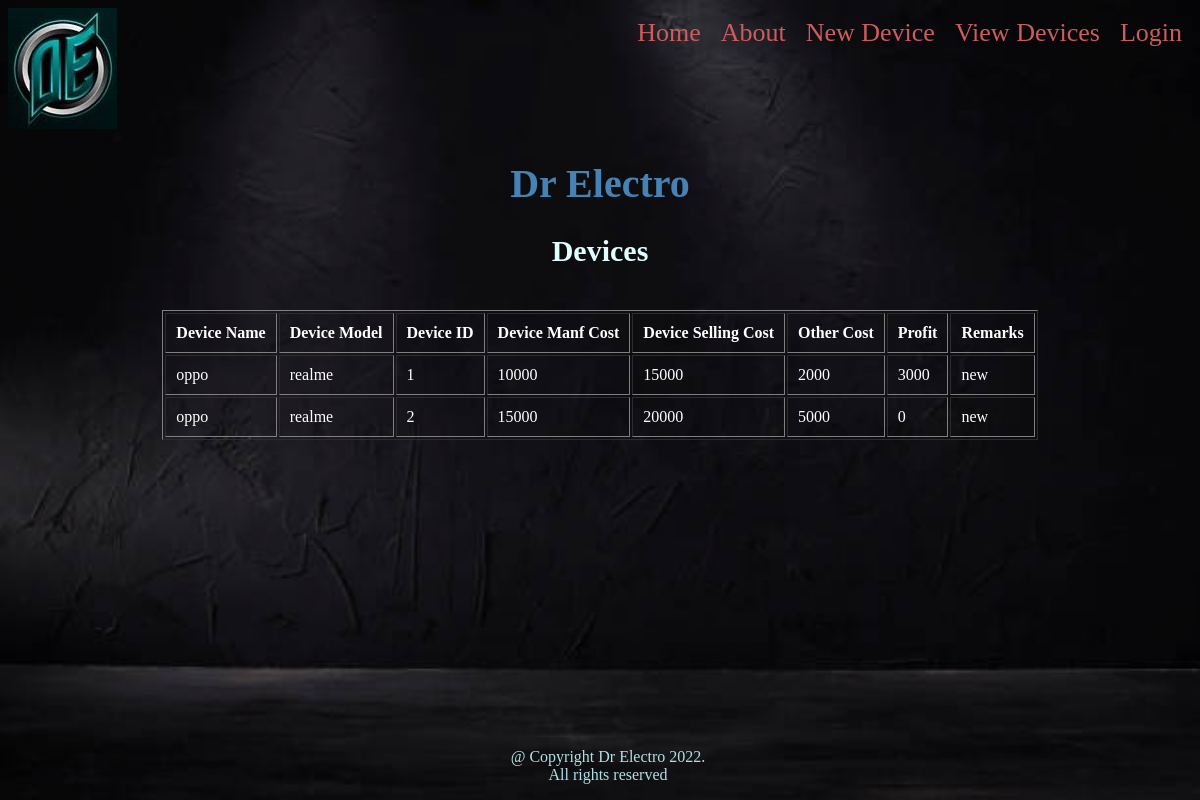
Page /view_devices on the committed database.
### tables this page shows
CREATE TABLE newdevice_table(
    DEVICENAME        VARCHAR(50),
    DEVICEMODEL       VARCHAR(50),
    DEVICEID          INTEGER PRIMARY KEY AUTOINCREMENT,
    DEVICEMANFCOST     INTEGER(10),
    DEVICESELLINGCOST  INTEGER(10),
    OTHERCOST          INTEGER(10),
    REMARKS            VARCHAR(100)
    );

### Electro_app Realese 16.py (the view)
@Electro_app.route('/view_devices', methods=['GET'])
def my_view_devices_page():
        import sqlite3
        print("Create/Connect to database 'newdevice_db.sqlite' ")
        my_db_connection = sqlite3.connect('newdevice_db.sqlite')
        print("Done")
        print("Get cursor object, which help us to execute SQL query on database ")
        my_db_cursor = my_db_connection.cursor()
        print("Done")
        print("Executing select query")
        my_db_cursor.execute('SELECT * FROM newdevice_table')
        print("Done")
        print("Retrieve all data from cursor")
        my_db_result = my_db_cursor.fetchall()
        print("Done")
        print(" Obtaining Profit/loss from the data")
        my_db_result_with_profit = []
        for DEVICENAME, DEVICEMODEL, DEVICEID, DEVICEMANFCOST, DEVICESELLINGCOST, OTHERCOST,REMARKS in my_db_result :
            PROFIT = DEVICESELLINGCOST-DEVICEMANFCOST-OTHERCOST
            row_with_profit = (DEVICENAME, DEVICEMODEL,DEVICEID, DEVICEMANFCOST,DEVICESELLINGCOST,OTHERCOST,PROFIT,REMARKS)
            my_db_result_with_profit.append(row_with_profit)
        return flask.render_template('View_devices.html', my_data=my_db_result_with_profit)

### templates/view_devices.html
{% extends "mytemplate.html" %}
{% block bodycontent %}
<h2 style="text-align:center"> Devices </h2>
<br/>
<center>
<form  id="form" action="/view_newdevice" method="POST">
<table border="1" >
    <tr>
        <th><font color="#FFFFFF"> Device Name </font></th>
        <th><font color="#FFFFFF"> Device Model </font></th>
        <th><font color="#FFFFFF"> Device ID </font></th>
        <th><font color="#FFFFFF"> Device Manf Cost </font></th>
        <th><font color="#FFFFFF"> Device Selling Cost </font></th>
        <th><font color="#FFFFFF"> Other Cost </font></th>
        <th><font color="#FFFFFF"> Profit </font></th>
        <th><font color="#FFFFFF"> Remarks </font></th>
    </tr>
        {% for each_record in my_data : %}
    <tr>
        <td><font color="#FFFFFF"> {{each_record[0]}} </font></td>
        <td><font color="#FFFFFF"> {{each_record[1]}} </font></td>
        <td><font color="#FFFFFF"> {{each_record[2]}} </font></td>
        <td><font color="#FFFFFF"> {{each_record[3]}} </font></td>
        <td><font color="#FFFFFF"> {{each_record[4]}} </font></td>
        <td><font color="#FFFFFF"> {{each_record[5]}} </font></td>
        <td><font color="#FFFFFF"> {{each_record[6]}} </font></td>
        <td><font color="#FFFFFF"> {{each_record[7]}} </font></td>
    </tr>
    {% endfor %}
</table>
</form>
</center>
{% endblock %}

### templates/mytemplate.html (shortened to what this page needs)
<!DOCTYPE html>
<html lang="en" xmlns="http://www.w3.org/1999/html" xmlns="http://www.w3.org/1999/html">
<head>
  <link rel="stylesheet" href="{{ url_for('static', filename='css/style.css') }}">
</head>
<body background="{{ url_for('static', filename='images/bg2.jpg') }}" style="background-size:cover;">
<nav class="nav">
    <img src="{{ url_for('static', filename='images/logo3.jpeg') }}" class="img-fluid">
    {% if session.username : %}
    <a href="/logout">Logout</a>
    {% else : %}
    <a href="/login">Login</a>
    {% endif %}
    <a href="/view_devices">View Devices </a>
    <a href="/newdevice"> New Device </a>
    <a href="/about">About</a>
    <a href="/">Home</a>
</nav>
<h1>Dr Electro</h1>
{% block bodycontent %}
{% endblock %}
<section class="footer">
<p class="copyright">
@ Copyright   Dr Electro 2022.<br/>
    All rights reserved</p>
</section>
</body>
</html>

### Static/Css/Style.css (style rules this page uses)
th,td { padding:10px; }
h1 { text-align:center; font-family: cursive; font-size:40px; color:#4682B4; }
h2 { text-align:center; font-family: cursive; font-size:30px; color:#E0FFFF; }
.nav { overflow: hidden; background-color:; }
.nav a { float: right; color:#CD5C5C; text-align: center; padding: 10px 10px ; text-decoration: none; font-size: 26px; }
.footer .copyright { position:fixed; color:#B0E0E6; font-size:16px; text-align:center; bottom:0px; width:100%; }

### rows in the picture
newdevice_table: DEVICENAME "oppo", DEVICEMODEL "realme", DEVICEID "1", DEVICEMANFCOST "10000", DEVICESELLINGCOST "15000", OTHERCOST "2000", each_record "3000", REMARKS "new"
newdevice_table: DEVICENAME "oppo", DEVICEMODEL "realme", DEVICEID "2", DEVICEMANFCOST "15000", DEVICESELLINGCOST "20000", OTHERCOST "5000", each_record "0", REMARKS "new"
